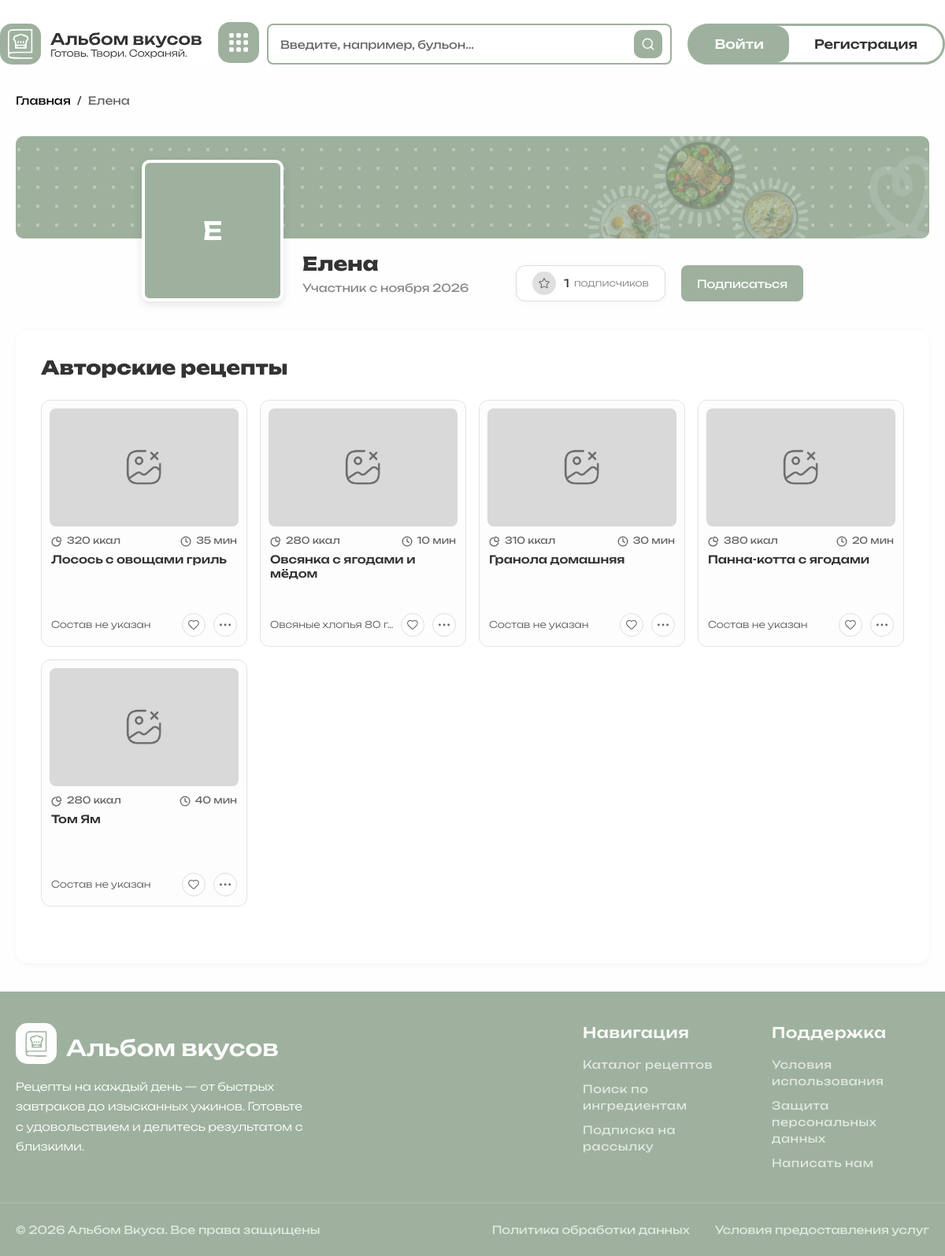
/?page=user_profile&id=b73a496c-e142-11f1-8335-1413335814c8, run on the app's committed database.
### tables this page shows
CREATE TABLE `users` (
  `id` char(36) NOT NULL DEFAULT (uuid()),
  `email` varchar(255) NOT NULL,
  `password_hash` varchar(255) NOT NULL,
  `username` varchar(50) NOT NULL,
  `avatar_url` text,
  `role` enum('user','admin','moderator') NOT NULL DEFAULT 'user',
  `created_at` datetime NOT NULL DEFAULT CURRENT_TIMESTAMP,
  `updated_at` datetime NOT NULL DEFAULT CURRENT_TIMESTAMP ON UPDATE CURRENT_TIMESTAMP
);

CREATE TABLE `recipes` (
  `id` char(36) NOT NULL DEFAULT (uuid()),
  `title` varchar(255) NOT NULL,
  `description` text,
  `cover_url` text,
  `author_id` char(36) DEFAULT NULL,
  `cooking_time` int DEFAULT NULL,
  `servings` int DEFAULT NULL,
  `calories` int DEFAULT NULL,
  `status` enum('draft','published','hidden','moderation') NOT NULL DEFAULT 'draft',
  `created_at` datetime NOT NULL DEFAULT CURRENT_TIMESTAMP,
  `updated_at` datetime NOT NULL DEFAULT CURRENT_TIMESTAMP ON UPDATE CURRENT_TIMESTAMP,
  `deleted_at` datetime DEFAULT NULL
);

### php/helpers.php (called while the page is built, shortened)
<?php
function getRussianMonthYear($date) {
    $months = [
        1 => 'января', 2 => 'февраля', 3 => 'марта', 4 => 'апреля',
        5 => 'мая', 6 => 'июня', 7 => 'июля', 8 => 'августа',
        9 => 'сентября', 10 => 'октября', 11 => 'ноября', 12 => 'декабря'
    ];
    $timestamp = strtotime($date);
    $month = $months[date('n', $timestamp)];
    $year = date('Y', $timestamp);
    return $month . ' ' . $year;
}
?>

### pages/user_profile.php (the view, shortened to what this page needs)
<?php
    global $connect;
    $target_user_id = $_GET['id'] ?? '';
    $stmt = $connect->prepare("
        SELECT id, username, avatar_url, created_at
        FROM users
        WHERE id = ?
    ");
    $stmt->execute([$target_user_id]);
    $user = $stmt->fetch(PDO::FETCH_ASSOC);
    $stmt = $connect->prepare("SELECT COUNT(*) FROM subscriptions WHERE following_id = ?");
    $stmt->execute([$target_user_id]);
    $followers_count = (int)$stmt->fetchColumn();
    $is_following = false;
    $is_own_profile = false;
    $avatar_letter = mb_strtoupper(mb_substr($user['username'], 0, 1));
    $connect->query("SET SESSION group_concat_max_len = 10000");
    $sql = "
        SELECT
            r.id, r.title, r.description, r.cover_url,
            r.calories, r.cooking_time,
            GROUP_CONCAT(CONCAT(ri.name, ' ', ri.amount) ORDER BY ri.order_index ASC SEPARATOR ', ') AS ingredients,
            COUNT(DISTINCT uf.user_id) AS likes_count
        FROM recipes r
        LEFT JOIN recipe_ingredients ri ON r.id = ri.recipe_id
        LEFT JOIN user_favorites uf ON r.id = uf.recipe_id
        WHERE r.author_id = ? AND r.status = 'published' AND r.deleted_at IS NULL
        GROUP BY r.id
        ORDER BY r.created_at DESC
        LIMIT 12
    ";
    $stmt = $connect->prepare($sql);
    $stmt->execute([$target_user_id]);
    $recipes = $stmt->fetchAll(PDO::FETCH_ASSOC);
    $liked_recipe_ids = [];
?>
<div class="container">
    <nav class="breadcrumbs">
        <a href="?page=main">Главная</a>
        <span><?= htmlspecialchars($user['username']) ?></span>
    </nav>
    <div class="profile_header">
        <div class="profile_cover">
            <img src="asset/img/profile_cover.png" alt="Фон профиля">
        </div>
        <div class="profile_info">
            <div class="profile_avatar_wrapper">
                <div class="profile_avatar">
                    <?php if (!empty($user['avatar_url'])): ?>
                    <img src="<?= htmlspecialchars($user['avatar_url']) ?>" alt="Аватар">
                    <?php else: ?>
                    <span class="avatar_letter"><?= htmlspecialchars($avatar_letter) ?></span>
                    <?php endif; ?>
                </div>
            </div>
            <div class="profile_text">
                <h1 class="profile_username"><?= htmlspecialchars($user['username']) ?></h1>
                <p class="profile_email">Участник с <?= htmlspecialchars(getRussianMonthYear($user['created_at'])) ?>
                </p>
            </div>
            <div style="display: flex; flex-wrap: wrap; gap: 20px; align-items: center;">
                <div class="profile_stats">
                    <button class="stat_button">
                        <img src="asset/img/icon_star.svg" alt="">
                        <div class="stat_info">
                            <span class="stat_count"><?= $followers_count ?></span>
                            <span class="stat_label">подписчиков</span>
                        </div>
                    </button>
                </div>
                <?php if (!$is_own_profile): ?>
                <?php if (isset($_SESSION['user_id'])): ?>
                <button class="btn v1 <?= $is_following ? 'btn_unsubscribe' : 'btn_subscribe' ?>"
                    data-user-id="<?= htmlspecialchars($user['id']) ?>">
                    <?= $is_following ? 'Отписаться' : 'Подписаться' ?>
                </button>
                <?php else: ?>
                <a href="#" class="btn v1"
                    onclick="if(typeof openModal==='function' && typeof loginModal!=='undefined'){openModal(loginModal); return false;}">
                    Подписаться
                </a>
                <?php endif; ?>
                <?php endif; ?>
            </div>
        </div>
    </div>
    <div class="profile_container">
        <div class="profile_content" style="width: 100%;">
            <h2 class="section_title">Авторские рецепты</h2>
            <?php if (!empty($recipes)): ?>
            <div class="recipes_grid">
                <?php foreach ($recipes as $recipe):
                ?>
                <div class="recipe_card" data-recipe-id="<?= $recipe['id'] ?>"
                    data-url="?page=recipe&id=<?= $recipe['id'] ?>">
                    <a href="?page=recipe&id=<?= $recipe['id'] ?>" class="recipe_card_clickable_area">
                        <div class="recipe_card_image">
                            <img src="<?= htmlspecialchars($recipe['cover_url'] ?: 'asset/img/placeholder.png') ?>"
                                alt="<?= htmlspecialchars($recipe['title']) ?>" loading="lazy">
                        </div>
                        <div class="recipe_card_body">
                            <div class="recipe_card_meta">
                                <span class="meta_item">
                                    <img src="asset/img/icon_kkal.svg" alt="kkal">
                                    <?= (int)($recipe['calories'] ?? 0) ?> ккал
                                </span>
                                <span class="meta_item">
                                    <img src="asset/img/icon_clock.svg" alt="time">
                                    <?= (int)($recipe['cooking_time'] ?? 0) ?> мин
                                </span>
                            </div>
                            <h3 class="recipe_card_title"><?= htmlspecialchars($recipe['title']) ?></h3>
                            <div class="recipe_card_footer">
                                <p class="recipe_card_ingredients">
                                    <?= htmlspecialchars(mb_strimwidth($recipe['ingredients'] ?? 'Состав не указан', 0, 50, '...')) ?>
                                </p>
                                <div class="recipe_card_actions">
                                    <?php
                                $is_liked = in_array($recipe['id'], $liked_recipe_ids);
                                $heart_class = $is_liked ? 'active' : '';
                                $heart_icon = $is_liked ? 'icon_heart-active.svg' : 'icon_heart.svg';
                            ?>
                                    <button class="btn_icon btn_heart <?= $heart_class ?>" title="В избранное"
                                        data-recipe-id="<?= $recipe['id'] ?>">
                                        <img src="asset/img/<?= $heart_icon ?>" alt="heart">
                                    </button>
                                    <button class="btn_icon btn_more" title="Ещё" data-toggle="details">
                                        <img src="asset/img/icon_more.svg" alt="more">
                                    </button>
                                </div>
                            </div>
                        </div>
                    </a>
                </div>
                <?php endforeach; ?>
            </div>
            <?php else: ?>
            <div class="empty_state">
                <p>У этого пользователя пока нет опубликованных рецептов.</p>
            </div>
            <?php endif; ?>
        </div>
    </div>
</div>

### data on the page
users: username "Елена", username "Е", created_at "ноября 2026"
recipes: calories "320", cooking_time "35", title "Лосось с овощами гриль", ingredients "Состав не указан"
recipes: calories "280", cooking_time "10", title "Овсянка с ягодами и мёдом", ingredients "Овсяные хлопья 80 г…"
recipes: calories "310", cooking_time "30", title "Гранола домашняя", ingredients "Состав не указан"
recipes: calories "380", cooking_time "20", title "Панна-котта с ягодами", ingredients "Состав не указан"
recipes: calories "280", cooking_time "40", title "Том Ям", ingredients "Состав не указан"

### other printed values
$followers_count "1"
